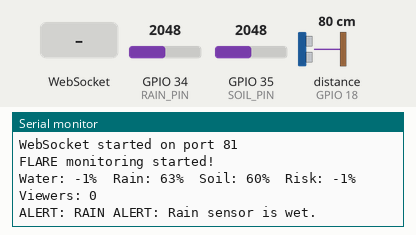
Bench run of a sketch on a simulated ESP32. Parts: the last lines printed to the serial monitor. Wiring (inferred from the names in the program): ultrasonic range finder: trigger GPIO 5; echo GPIO 18. The test bench sets the inputs (shaded band); at power-on: distance to the obstacle (sensor on GPIO 18) 80 cm, GPIO 35 (SOIL_PIN) = 2048, GPIO 34 (RAIN_PIN) = 2048 (analog values on the 0–4095 scale). The echo pulse lasts 58.3 µs per cm; WiFi joins after 1.5 s; servers stay silent unless stated.

Above: at 2.7 s.
2.8 s: distance to the obstacle (sensor on GPIO 18) set to 2 cm
At 5.0 s:
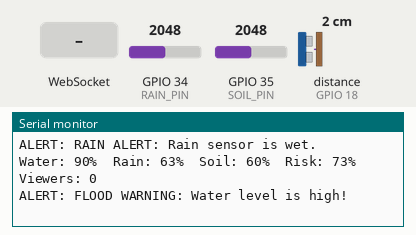
5.6 s: GPIO 35 (SOIL_PIN) set to 1228
At 6.6 s:
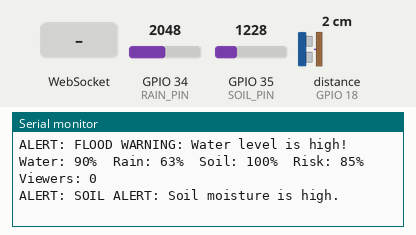
7.6 s: WebSocket text "history" received
At 8.0 s:
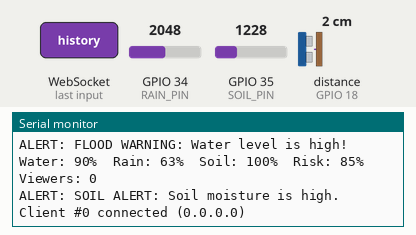
9.1 s: GPIO 34 (RAIN_PIN) set to 2866
At 10.5 s:
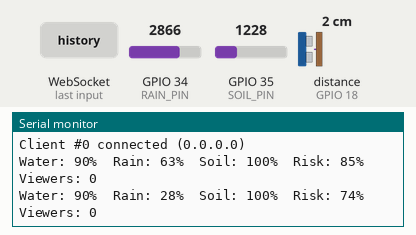
10.6 s: distance to the obstacle (sensor on GPIO 18) set to 4 cm
12.1 s: GPIO 34 (RAIN_PIN) set to 3603
At 13.6 s:
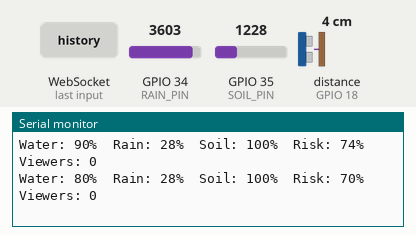
Timing chart, 0 to 14.6 s (numbered marks = the images above; inputs shaded):
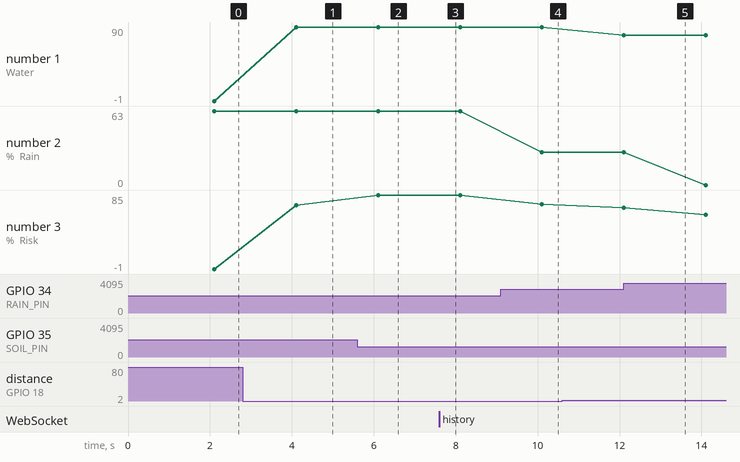

Measured:
- after the input at 2.8 s, the serial monitor: prints a new line after 1.3 s (image 1)
- after the input at 5.6 s, the serial monitor: prints a new line after 0.51 s (image 2)
- after the input at 7.6 s, the serial monitor: prints a new line at once (image 3)
- after the input at 9.1 s, the serial monitor: prints a new line after 1.0 s (image 4)
- plotted number 1: -1 → 90 after the input at 2.8 s
- plotted number 2: 63 → 28 after the input at 9.1 s
- plotted number 3: -1 → 73 after the input at 2.8 s, 73 → 85 after the input at 5.6 s, 85 → 74 after the input at 9.1 s, 74 → 62 after the input at 12.1 s

The sketch:

FLARE_V2_ESP32.ino
```cpp
/*
  ================================================================
   FLARE V2 - Flood & Landslide Monitor (LOCAL, NO BLYNK)
  ================================================================
   The ESP32 does everything itself:
     http://<ESP32-IP>/          -> dashboard website
     http://flare.local/         -> same (laptop, via mDNS)
     ws://<ESP32-IP>:81/         -> live data for website + Android app
     http://<ESP32-IP>/api/data  -> latest reading (JSON)
     http://<ESP32-IP>/api/history -> last 5 min (JSON)

   Libraries (Arduino IDE > Library Manager):
     - "WebSockets" by Markus Sattler   (you already have it)
   Built into the ESP32 core (nothing to install):
     - WiFi, WebServer, ESPmDNS

   Board: ESP32 Dev Module  |  Serial Monitor: 115200
  ================================================================
*/

#include <WiFi.h>
#include <WebServer.h>
#include <ESPmDNS.h>
#include <WebSocketsServer.h>
#include "dashboard_html.h"

// ================ WIFI SETTINGS =================
// ESP32, laptop and phone must be on this same network.
const char* WIFI_SSID = "YOUR_WIFI_OR_HOTSPOT_NAME";
const char* WIFI_PASS = "YOUR_WIFI_PASSWORD";
const char* HOSTNAME  = "flare";            // -> http://flare.local

// ================ SENSOR PINS ====================
const int TRIG_PIN = 5;
const int ECHO_PIN = 18;
const int RAIN_PIN = 34;
const int SOIL_PIN = 35;

// ================ WATER LEVEL ====================
const float SENSOR_HEIGHT_CM = 20.0;

// ================ CALIBRATION ====================
int rainDryRaw = 3500;
int rainWetRaw = 1200;

int soilDryRaw = 3000;
int soilWetRaw = 1400;

// ================ ALERT LIMITS (%) ===============
// Website + app read these from the ESP32, so change them only here.
const int FLOOD_LIMIT = 70;
const int RAIN_LIMIT  = 60;
const int SOIL_LIMIT  = 80;

// ================ TIMING / HISTORY ===============
const unsigned long READ_INTERVAL_MS = 2000;  // live update every 2 s
const uint8_t HISTORY_EVERY = 5;              // 5 x 2 s = 1 history bar / 10 s
const uint8_t HISTORY_SIZE  = 30;             // 30 bars = 5 minutes

// ================ SERVERS ========================
WebServer server(80);
WebSocketsServer webSocket(81);

// ================ STATE ==========================
struct Sample {
  int8_t water, rain, soil, risk;
  uint32_t ms;
};

Sample history[HISTORY_SIZE];
uint8_t historyCount = 0;
uint8_t historyHead = 0;
uint8_t readsSinceHistory = 0;

int latestWater = -1;
int latestRain = -1;
int latestSoil = -1;
int latestRisk = -1;
bool latestIsHistory = false;

bool floodWasActive = false;
bool rainWasActive = false;
bool soilWasActive = false;

unsigned long lastReadMs = 0;
unsigned long lastWifiCheckMs = 0;
bool wifiWasConnected = false;

// ================ ANALOG READING =================
int readAnalogAverage(int pin) {
  long total = 0;
  for (int i = 0; i < 10; i++) {
    total += analogRead(pin);
    delay(5);
  }
  return total / 10;
}

// ================ WATER DISTANCE =================
float readWaterDistanceCm() {
  digitalWrite(TRIG_PIN, LOW);
  delayMicroseconds(3);
  digitalWrite(TRIG_PIN, HIGH);
  delayMicroseconds(10);
  digitalWrite(TRIG_PIN, LOW);

  unsigned long duration = pulseIn(ECHO_PIN, HIGH, 30000UL);
  if (duration == 0) return -1.0;

  float distance = duration * 0.0343f / 2.0f;
  if (distance < 2.0f || distance > SENSOR_HEIGHT_CM) return -1.0;

  return distance;
}

// ================ WATER PERCENT ==================
int calculateWaterPercent(float distance) {
  if (distance < 0.0f || distance > SENSOR_HEIGHT_CM) return -1;

  float depth = SENSOR_HEIGHT_CM - distance;
  int percent = (int)(depth * 100.0f / SENSOR_HEIGHT_CM + 0.5f);
  return constrain(percent, 0, 100);
}

// ================ SENSOR PERCENT =================
int calculateSensorPercent(int raw, int dryRaw, int wetRaw) {
  if (dryRaw == wetRaw) return -1;

  float percent = 100.0f * (raw - dryRaw) / (float)(wetRaw - dryRaw);
  return constrain((int)(percent + 0.5f), 0, 100);
}

// ================ RISK SCORE =====================
// Same weighting the app used: water 40%, soil 30%, rain 30%
int calculateRisk(int water, int rain, int soil) {
  if (water < 0 || rain < 0 || soil < 0) return -1;
  float risk = water * 0.40f + soil * 0.30f + rain * 0.30f;
  return constrain((int)(risk + 0.5f), 0, 100);
}

// ================ SERIAL ALERTS ==================
void checkAlert(bool active, bool &previousState, const char *message) {
  if (active && !previousState) {
    Serial.print("ALERT: ");
    Serial.println(message);
  }
  previousState = active;
}

// ================ JSON BUILDERS ==================
// Live reading -> {"t":"live","water":45,...}
void buildLiveJson(char *buf, size_t size) {
  snprintf(
    buf, size,
    "{\"t\":\"live\",\"water\":%d,\"rain\":%d,\"soil\":%d,\"risk\":%d,"
    "\"h\":%d,\"lim\":[%d,%d,%d],\"rssi\":%d,\"up\":%lu,"
    "\"ip\":\"%s\",\"cl\":%d}",
    latestWater, latestRain, latestSoil, latestRisk,
    latestIsHistory ? 1 : 0,
    FLOOD_LIMIT, RAIN_LIMIT, SOIL_LIMIT,
    (int)WiFi.RSSI(),
    (unsigned long)(millis() / 1000UL),
    WiFi.localIP().toString().c_str(),
    (int)webSocket.connectedClients()
  );
}

// History -> {"t":"history","items":[[w,r,s,risk,ageSeconds],...]}
String buildHistoryJson() {
  String out;
  out.reserve(40 + historyCount * 28);
  out = "{\"t\":\"history\",\"items\":[";

  uint32_t now = millis();
  for (uint8_t i = 0; i < historyCount; i++) {
    uint8_t idx = (historyHead + HISTORY_SIZE - historyCount + i) % HISTORY_SIZE;
    const Sample &s = history[idx];

    if (i > 0) out += ",";
    out += "[";
    out += (int)s.water; out += ",";
    out += (int)s.rain;  out += ",";
    out += (int)s.soil;  out += ",";
    out += (int)s.risk;  out += ",";
    out += (now - s.ms) / 1000UL;
    out += "]";
  }

  out += "]}";
  return out;
}

void addHistorySample() {
  history[historyHead] = {
    (int8_t)latestWater, (int8_t)latestRain,
    (int8_t)latestSoil, (int8_t)latestRisk,
    (uint32_t)millis()
  };
  historyHead = (historyHead + 1) % HISTORY_SIZE;
  if (historyCount < HISTORY_SIZE) historyCount++;
}

// ================ WEBSOCKET EVENTS ===============
void webSocketEvent(uint8_t client, WStype_t type, uint8_t *payload, size_t length) {
  switch (type) {
    case WStype_CONNECTED: {
      Serial.printf("Client #%u connected (%s)\n", client,
                    webSocket.remoteIP(client).toString().c_str());

      // New viewer gets the last 5 minutes + the latest reading straight away
      String hist = buildHistoryJson();
      webSocket.sendTXT(client, hist);

      if (latestWater >= 0 || latestRain >= 0 || latestSoil >= 0) {
        char buf[260];
        bool wasHistory = latestIsHistory;
        latestIsHistory = false;          // don't add a duplicate bar
        buildLiveJson(buf, sizeof(buf));
        latestIsHistory = wasHistory;
        webSocket.sendTXT(client, buf);
      }
      break;
    }

    case WStype_DISCONNECTED:
      Serial.printf("Client #%u disconnected\n", client);
      break;

    case WStype_TEXT:
      // Nothing to receive yet (alarm handling is done in app/website)
      break;

    default:
      break;
  }
}

// ================ HTTP HANDLERS ==================
void handleRoot() {
  server.send_P(200, "text/html", DASHBOARD_HTML);
}

void handleApiData() {
  char buf[260];
  buildLiveJson(buf, sizeof(buf));
  server.sendHeader("Access-Control-Allow-Origin", "*");
  server.sendHeader("Cache-Control", "no-store");
  server.send(200, "application/json", buf);
}

void handleApiHistory() {
  server.sendHeader("Access-Control-Allow-Origin", "*");
  server.sendHeader("Cache-Control", "no-store");
  server.send(200, "application/json", buildHistoryJson());
}

void handleNotFound() {
  server.sendHeader("Location", "/");
  server.send(302, "text/plain", "");
}

// ================ SENSOR MONITORING ===============
void monitorSensors() {
  latestWater = calculateWaterPercent(readWaterDistanceCm());
  latestRain  = calculateSensorPercent(readAnalogAverage(RAIN_PIN), rainDryRaw, rainWetRaw);
  latestSoil  = calculateSensorPercent(readAnalogAverage(SOIL_PIN), soilDryRaw, soilWetRaw);
  latestRisk  = calculateRisk(latestWater, latestRain, latestSoil);

  // every HISTORY_EVERY readings -> one history bar
  readsSinceHistory++;
  latestIsHistory = false;
  if (readsSinceHistory >= HISTORY_EVERY) {
    readsSinceHistory = 0;
    addHistorySample();
    latestIsHistory = true;
  }

  Serial.printf("Water: %d%%  Rain: %d%%  Soil: %d%%  Risk: %d%%  Viewers: %d\n",
                latestWater, latestRain, latestSoil, latestRisk,
                (int)webSocket.connectedClients());

  if (latestWater >= 0) checkAlert(latestWater >= FLOOD_LIMIT, floodWasActive, "FLOOD WARNING: Water level is high!");
  if (latestRain  >= 0) checkAlert(latestRain  >= RAIN_LIMIT,  rainWasActive,  "RAIN ALERT: Rain sensor is wet.");
  if (latestSoil  >= 0) checkAlert(latestSoil  >= SOIL_LIMIT,  soilWasActive,  "SOIL ALERT: Soil moisture is high.");

  // Send to every connected website / app
  if (webSocket.connectedClients() > 0) {
    char buf[260];
    buildLiveJson(buf, sizeof(buf));
    webSocket.broadcastTXT(buf);
  }
}

// ================ WIFI ===========================
void printAddresses() {
  Serial.println();
  Serial.println("========================================");
  Serial.print  ("  Wi-Fi connected. ESP32 IP: ");
  Serial.println(WiFi.localIP());
  Serial.print  ("  Website : http://");
  Serial.println(WiFi.localIP());
  Serial.printf ("  Or      : http://%s.local\n", HOSTNAME);
  Serial.println("  App     : type the IP above, tap Connect");
  Serial.println("========================================");
}

void connectWiFi() {
  WiFi.mode(WIFI_STA);
  WiFi.setHostname(HOSTNAME);
  WiFi.setSleep(false);            // faster, steadier WebSocket
  WiFi.setAutoReconnect(true);
  WiFi.begin(WIFI_SSID, WIFI_PASS);

  Serial.print("Connecting to Wi-Fi");
  unsigned long start = millis();
  while (WiFi.status() != WL_CONNECTED) {
    delay(500);
    Serial.print(".");
    if (millis() - start > 30000UL) {
      Serial.println("\nWi-Fi failed for 30 s - restarting ESP32");
      ESP.restart();
    }
  }
  wifiWasConnected = true;
  printAddresses();
}

void watchWiFi() {
  if (millis() - lastWifiCheckMs < 5000UL) return;
  lastWifiCheckMs = millis();

  bool connected = WiFi.status() == WL_CONNECTED;
  if (!connected && wifiWasConnected) {
    Serial.println("Wi-Fi lost - reconnecting...");
    WiFi.reconnect();
  }
  if (connected && !wifiWasConnected) printAddresses();
  wifiWasConnected = connected;
}

// ================ SETUP ==========================
void setup() {
  Serial.begin(115200);

  pinMode(TRIG_PIN, OUTPUT);
  pinMode(ECHO_PIN, INPUT);
  pinMode(RAIN_PIN, INPUT);
  pinMode(SOIL_PIN, INPUT);
  digitalWrite(TRIG_PIN, LOW);
  analogReadResolution(12);

  Serial.println();
  Serial.println("FLARE V2 - local website + app (no Blynk)");

  connectWiFi();

  if (MDNS.begin(HOSTNAME)) {
    MDNS.addService("http", "tcp", 80);
    Serial.printf("mDNS started: http://%s.local\n", HOSTNAME);
  }

  server.on("/", handleRoot);
  server.on("/api/data", handleApiData);
  server.on("/api/history", handleApiHistory);
  server.onNotFound(handleNotFound);
  server.begin();
  Serial.println("Website started on port 80");

  webSocket.begin();
  webSocket.onEvent(webSocketEvent);
  Serial.println("WebSocket started on port 81");

  Serial.println("FLARE monitoring started!");
}

// ================ MAIN LOOP ======================
void loop() {
  server.handleClient();
  webSocket.loop();
  watchWiFi();

  if (millis() - lastReadMs >= READ_INTERVAL_MS) {
    lastReadMs = millis();
    monitorSensors();
  }
}
```

Source omitted: dashboard_html.h (34389 bytes)
